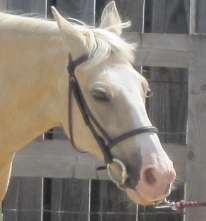
#> input picture Images/Chapter3/Input/Horse.png, 206 x 221 px, found by its file name
$ python Thresholding.py
#> lines starting #> are read from the running program, lines starting #| are printed output that depends on the picture; after the words box and inside, x2 and y2 are one past the last pixel; in counts of white or black regions, pixels touching at a corner belong together
### ExamplesPython_3.6/Modules/ImageUtilities.py
'''
Feature Extraction and Image Processing
Mark S. Nixon & Alberto S. Aguado
http://www.southampton.ac.uk/~msn/book/
ImageUtilities: Helper module to support image read, create, show and write
                Uses PIL and numpy to work with arrays containing image data
'''

# Image load by using PIL
from PIL import Image

# Array to store image data
from numpy import array, zeros, amax, amin, clip

# Read an image returning an array with 3 color components
# [8 lines left out: function imageReadRGB, not called in this run]

# Read an image returning an array with 1 component
def imageReadL(fileName):
#> called with fileName = '../../Images/Chapter3/Input/horse.png'
    inputImage = Image.open(fileName)
#> inputImage is the input picture: PIL image 206x221 RGB; mean R, G, B 134.5, 126.5, 116.8
    width, height = inputImage.size
#> width = 206; height = 221

    inputArray = array(inputImage)
    outputArray = zeros((height, width), dtype='uint8')

    # Combine pixel values, for each row and column
    for y in range(0, height):
        for x in range(0, width):
            rgb = inputArray[y,x]
            outputArray[y,x] = (int(rgb[0]) + int(rgb[1]) + int(rgb[2])) / 3
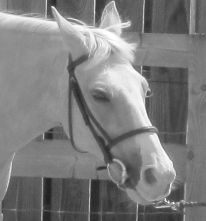
#> outputArray: shape (221, 206); min 30, max 255, mean 125.6

    return outputArray, width, height

# Save a image containing float as a gray level image
# [37 lines left out: functions imageSaveF, imageSaveL, imageSaveRGB, createImageRGB, not called in this run]

# Create a zero array with a color components
def createImageL(width, height):
    outputArray = zeros((height, width), dtype='uint8')

    return outputArray

# Create a zero array two float components
# [104 lines left out: functions createImageUV, createImage2I, createImageF, createImageNF, createImageFromDataF, createScaleImageL and 5 more, not called in this run]

# Show an array containing image data
def showImageL(image):
    # Create output and show
    outputImage = Image.fromarray(image, 'L')
    outputImage.show()

# Show an array containing image data
# [21 lines left out: function showImageF, not called in this run]

### ExamplesPython_3.6/Chapter3/Thresholding.py
'''
Feature Extraction and Image Processing
Mark S. Nixon & Alberto S. Aguado
http://www.southampton.ac.uk/~msn/book/
Chapter 3
Thresholding: Create binary image by thresholding
'''

# Set module functions
from ImageUtilities import imageReadL, showImageL, createImageL

# Iteration
from timeit import itertools

'''
Parameters:
    pathToDir = Input image directory
    imageName = Input image name
    threshold = Threshold value
'''
# Data directory
pathToDir = "../../Images/Chapter3/Input/"
imageName = "horse.png"
threshold = 130

# Read image into array
inputImage, width, height  = imageReadL(pathToDir + imageName)
#> width = 206; height = 221

# Show input image
showImageL(inputImage)

# Create images to store the result
outputImage = createImageL(width, height)
#> outputImage: shape (221, 206); every value is 0

# Set the pixels in the output image
for x,y in itertools.product(range(0, width), range(0, height)):
    if inputImage[y,x] > threshold:
        outputImage[y,x] = 255
    else:
        outputImage[y,x] = 0
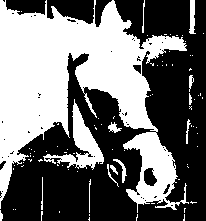
#> outputImage: shape (221, 206); 44.5% white; 88 white regions (74 under 20 px), largest, box (x1, y1, x2, y2) and area: (0, 0, 189, 213) 18184, (43, 99, 104, 170) 1224, (189, 0, 196, 34) 165

# Show output image
showImageL(outputImage)

$ run again, with Images/Chapter3/Input/Giraffe.png copied over Images/Chapter3/Input/Horse.png
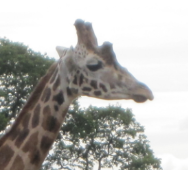
#> input picture Images/Chapter3/Input/Giraffe.png, 188 x 170 px, found by its file name
#> in imageReadL, inputImage is the input picture: PIL image 188x170 RGB; mean R, G, B 179, 177.8, 174.1
#> `inputImage, width, height  = imageReadL(pathToDir + imageName)`: width = 188; height = 170
#> after the loop `for x,y in itertools.product(range(0, width), range(0, height)):`:
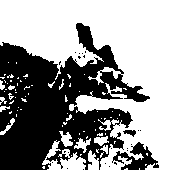
#> outputImage: shape (170, 188); 61.9% white; 25 black regions (22 under 20 px), largest, box (x1, y1, x2, y2) and area: (0, 23, 150, 170) 11505, (112, 142, 159, 170) 581, (123, 130, 136, 137) 53

$ run again, with Images/Chapter3/Input/Logs.png copied over Images/Chapter3/Input/Horse.png
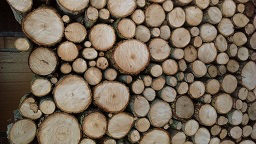
#> input picture Images/Chapter3/Input/Logs.png, 256 x 144 px, found by its file name
#> in imageReadL, inputImage is the input picture: PIL image 256x144 RGBA; mean R, G, B, A 118.7, 104, 87.6, 255
#> after the loop in imageReadL, `for y in range(0, height):`:
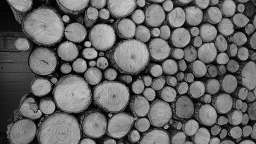
#> outputArray: shape (144, 256); min 0, max 208, mean 103.1
#> `inputImage, width, height  = imageReadL(pathToDir + imageName)`: width = 256; height = 144
#> after the loop `for x,y in itertools.product(range(0, width), range(0, height)):`:
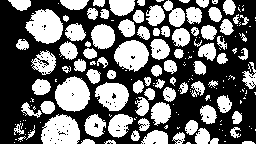
#> outputImage: shape (144, 256); 42.4% white; 192 white regions (106 under 20 px), largest, box (x1, y1, x2, y2) and area: (55, 76, 90, 112) 924, (25, 9, 63, 44) 916, (41, 114, 80, 144) 906
